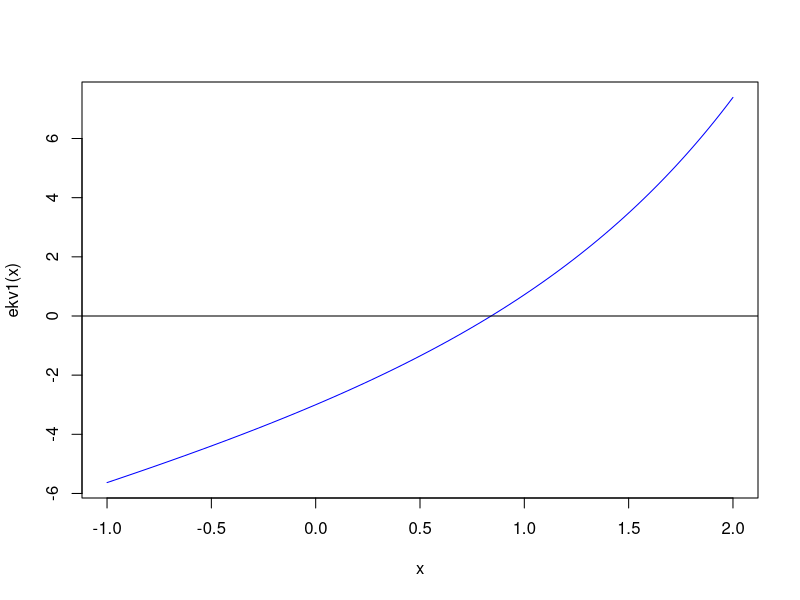
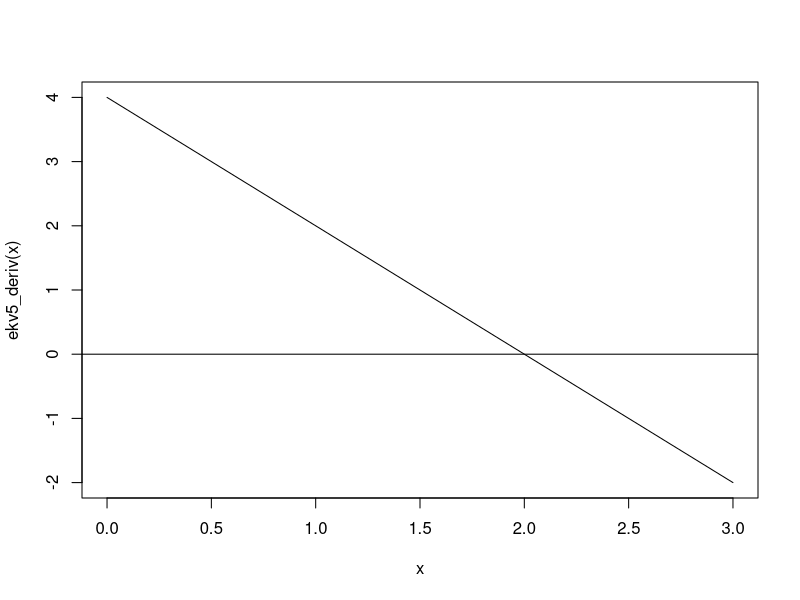

R code for these plots, in order:
# Matte datalab 2

## Fråga 1
options(digits = 10)
pi
options(digits = 7)
exp(1)

## Fråga 2
#     x^4 - 7x^3 - 23x^2 + 39x + 54 = 0
# => +54 +39x -23x^2 -7x^3 +1x^4 = 0
# => c(54, 39, -23, -7, 1)
polynom <- c(54, 39, -23, -7, 1) 
roots <- polyroot(polynom)
roots

## Fråga 3
#     x^2 -3x -1/2 = 0
# => c(-1/2, -3, 1)
polynom2 <- c(-1/2, -3, 1)
roots2 <- polyroot(polynom2)
roots2

# mer exakta lösningar
roots2.1 <- (+3+sqrt(11))/2 # roots2[2]
roots2.2 <- (+3-sqrt(11))/2 # roots2[1]

## Fråga 4
ekv1 <- function(x) {
  exp(x) + 2*x -4
}

curve(
  ekv1,
  xlim = c(-1,2),
  col = "blue"
)
abline(h = 0)

root3 <- uniroot(ekv1, c(0,2))
root3$root

## Fråga 5
ekv2 <- function(x) {
  x^3 -(2/3)*x^2 -7
}

Deriv::Deriv(ekv2)      # Fel: x * (2 * (x - 0.666666666666667) + x)
Deriv::Deriv(ekv2, "x") # Rätt: x * (3 * x - 1.33333333333333)
3*5^2 -(4/3)*5 # x=5
5 * (3 * 5 - 1.33333333333333) # x=5

## Fråga 6
ekv3 <- function(x) {
  ( log(x)+log(x) ) / ( log(x) + 1 )
}

Deriv::Deriv(ekv3, "x",
             cache.exp = F) 
# => (2 - 2 * (log(x)/(1 + log(x))))/(x * (1 + log(x)))

## Fråga 7
ekv4 <- function(t) {
  t^2 * exp(t^2 + 7)
}

Deriv::Deriv(ekv4, "t",
             cache.exp = F)
# t * (2 + 2 * t^2) * exp(7 + t^2)

## Fråga 8
ekv5 <- function(x) {
  -x^2 +4*x -7
}

ekv5_deriv <- Deriv::Deriv(ekv5, "x")

curve(ekv5_deriv, xlim = c(0,3))
abline(h = 0)

ekv5_deriv_root <- uniroot(ekv5_deriv, c(0,3))
ekv5_deriv_root$root
























